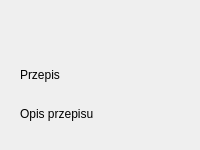
<?xml version="1.0" encoding="UTF-8"?>
<ui version="4.0">
 <class>RecipeCard</class>
 <widget class="QWidget" name="RecipeCard">
  <property name="geometry">
   <rect>
    <x>0</x>
    <y>0</y>
    <width>200</width>
    <height>150</height>
   </rect>
  </property>
  <property name="sizePolicy">
   <sizepolicy hsizetype="Fixed" vsizetype="Fixed">
    <horstretch>0</horstretch>
    <verstretch>0</verstretch>
   </sizepolicy>
  </property>
  <property name="minimumSize">
   <size>
    <width>200</width>
    <height>150</height>
   </size>
  </property>
  <property name="maximumSize">
   <size>
    <width>200</width>
    <height>150</height>
   </size>
  </property>
  <property name="styleSheet">
   <string notr="true">RecipeCard&gt;QFrame {
    border: 1px solid #ccc; /* Grubość i kolor obramowania */
    border-radius: 5px; /* Zaokrąglone rogi */
}

/* Styl dla całego widgetu RecipeCard */
RecipeCard {
    background-color: #f0f0f0; /* Kolor tła */
    padding: 10px; /* Wewnętrzne odstępy */
}

/* Pseudoelement outline dla kontenera RecipeCard */
RecipeCard::outline {
    outline: 1px solid #ccc; /* Grubość i kolor obramowania */
    border-radius: 5px; /* Zaokrąglone rogi */
}

/* Styl dla obrazu na górze karty */
RecipeCard #imageLabel {

}

/* Styl dla nazwy przepisu */
RecipeCard #titleLabel {
    font-weight: bold; /* Pogrubiona czcionka */
    text-align: left; /* Wyrównanie do lewej */
}

/* Styl dla opisu przepisu */
RecipeCard #descriptionLabel {
    color: #666; /* Kolor tekstu */
    text-align: left; /* Wyrównanie do lewej */
}
</string>
  </property>
  <layout class="QVBoxLayout" name="verticalLayout">
   <item>
    <widget class="QFrame" name="frame">
     <layout class="QVBoxLayout" name="frameLayout">
      <item>
       <widget class="QLabel" name="imageLabel">
        <property name="text">
         <string/>
        </property>
        <property name="scaledContents">
         <bool>true</bool>
        </property>
       </widget>
      </item>
      <item>
       <widget class="QLabel" name="titleLabel">
        <property name="styleSheet">
         <string notr="true"/>
        </property>
        <property name="text">
         <string>Przepis</string>
        </property>
        <property name="alignment">
         <set>Qt::AlignLeading|Qt::AlignLeft|Qt::AlignVCenter</set>
        </property>
       </widget>
      </item>
      <item>
       <widget class="QLabel" name="descriptionLabel">
        <property name="styleSheet">
         <string notr="true"/>
        </property>
        <property name="text">
         <string>Opis przepisu</string>
        </property>
        <property name="wordWrap">
         <bool>true</bool>
        </property>
       </widget>
      </item>
     </layout>
    </widget>
   </item>
  </layout>
 </widget>
 <resources/>
 <connections/>
</ui>
